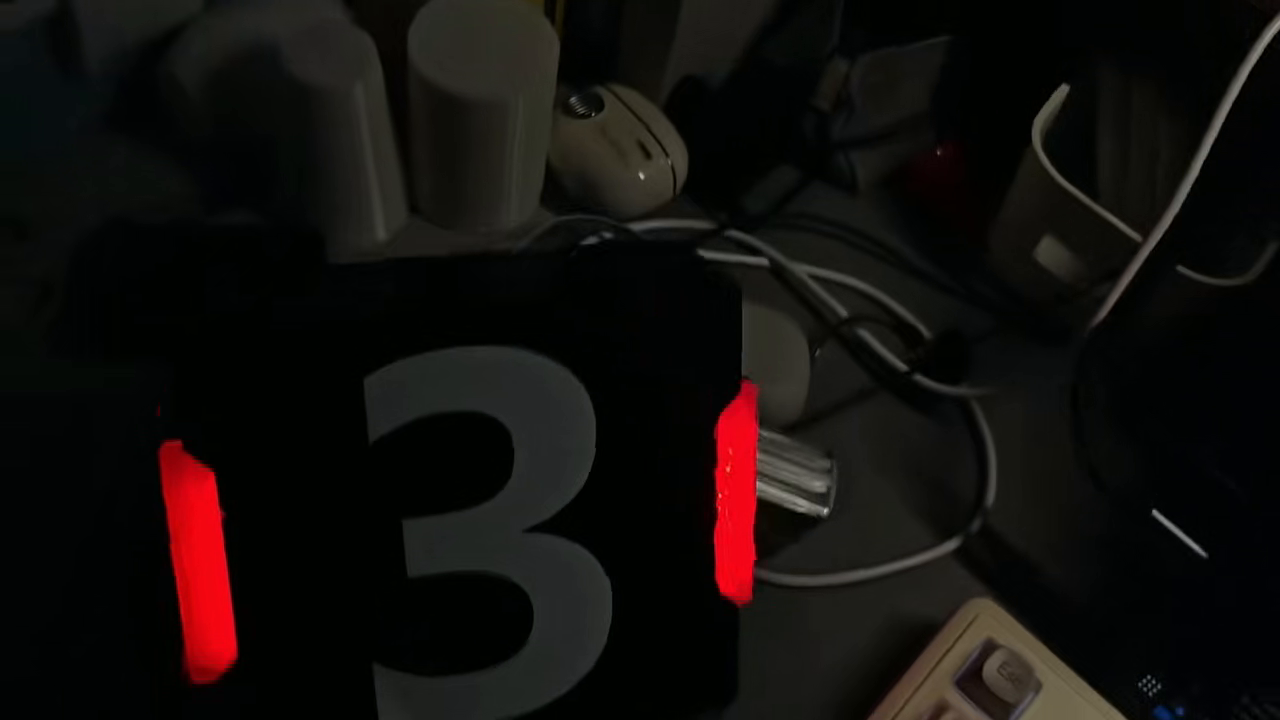
//> input picture frame 29 of 25机器人潘鑫润/培训3/detect_demo/test_clip.mp4, 1280 x 720 px
$ ./main   (built with g++ and OpenCV 4)
//> lines starting //> are read from the running program, lines starting //| are printed output that depends on the picture; after the words box and inside, x2 and y2 are one past the last pixel; in counts of white or black regions, pixels touching at a corner belong together
#include <opencv2/opencv.hpp>
#include <iostream>
#include <vector>
#include <string>
#include <algorithm>

using namespace std;
using namespace cv;

// ================= 函数声明 =================
Mat preProcessing(Mat img);
vector<RotatedRect> findLightBars(Mat red_mask);
void drawArmorBox(Mat& img, RotatedRect leftBar, RotatedRect rightBar);
float getDistance(RotatedRect a, RotatedRect b);

int main()
{
    // ================= 任务 2：读取视频并识别装甲板 =================
    string videoPath = "../test_clip.mp4";
    VideoCapture cap(videoPath);

    if (!cap.isOpened())
    {
        cout << "视频打开失败，请检查路径是否正确" << endl;
        return -1;
    }

    Mat img;
    while (true)
    {
        cap.read(img);
//> img is the input picture: 720 rows x 1280 cols, CV_8UC3; mean B, G, R 12.3, 14.5, 18.2
        if (img.empty()) break; // 视频读完退出

        Mat red_mask = preProcessing(img);
        vector<RotatedRect> lightBars = findLightBars(red_mask);

        // 两两配对寻找最合理的一对灯条
        if (lightBars.size() >= 2)
        {
            RotatedRect bestLeft, bestRight;
            float minDistance = 1e9;

            for (int i = 0; i < lightBars.size(); i++) {
                for (int j = i + 1; j < lightBars.size(); j++) {

                    RotatedRect leftBar = (lightBars[i].center.x < lightBars[j].center.x) ? lightBars[i] : lightBars[j];
                    RotatedRect rightBar = (lightBars[i].center.x < lightBars[j].center.x) ? lightBars[j] : lightBars[i];

                    float leftH = max(leftBar.size.width, leftBar.size.height);
                    float rightH = max(rightBar.size.width, rightBar.size.height);
                    float avgHeight = (leftH + rightH) / 2.0f;
                    float dist = getDistance(leftBar, rightBar);

                    if (dist > avgHeight * 5.0f) continue;
                    if (dist < avgHeight * 1.0f) continue;
                    if (abs(leftH - rightH) > avgHeight * 0.4f) continue;
                    if (abs(leftBar.center.y - rightBar.center.y) > avgHeight * 0.4f) continue;

                    float angleL = leftBar.angle;
                    if (angleL > 45.0f) angleL -= 90.0f;
                    else if (angleL < -45.0f) angleL += 90.0f;

                    float angleR = rightBar.angle;
                    if (angleR > 45.0f) angleR -= 90.0f;
                    else if (angleR < -45.0f) angleR += 90.0f;
                    if (abs(angleL - angleR) > 15.0f) continue;

                    float maxL = max(leftBar.size.width, leftBar.size.height);
                    float minL = min(leftBar.size.width, leftBar.size.height);
                    if (maxL / minL < 1.8f) continue;
                    float maxR = max(rightBar.size.width, rightBar.size.height);
                    float minR = min(rightBar.size.width, rightBar.size.height);
                    if (maxR / minR < 1.8f) continue;

                    if (dist < minDistance) {
                        minDistance = dist;
                        bestLeft = leftBar;
                        bestRight = rightBar;
                    }
                }
            }

            if (minDistance < 1e8) {
                drawArmorBox(img, bestLeft, bestRight);
            }
        }

        imshow("Detection", img);
        waitKey(30);
    }

    cap.release();
    destroyAllWindows();
    return 0;
}

// ================= 函数实现 =================

Mat preProcessing(Mat img)
{
    Mat imgHSV, mask1, mask2, red_mask, kernel;
    cvtColor(img, imgHSV, COLOR_BGR2HSV);
//> imgHSV: 720 rows x 1280 cols, CV_8UC3; mean H, S, V 61.3, 134.7, 19.8
    inRange(imgHSV, Scalar(0, 70, 70), Scalar(15, 255, 255), mask1);
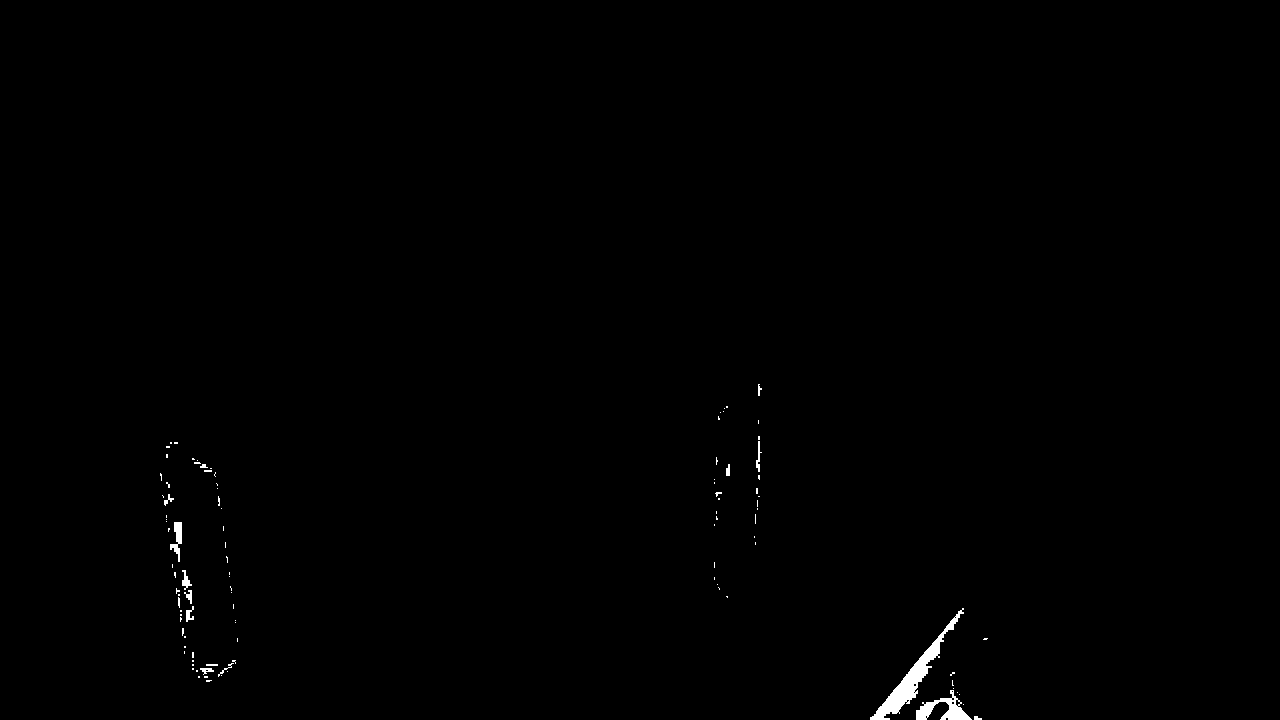
//> mask1: 720 rows x 1280 cols, CV_8UC1; 0.39% white; 105 white regions (90 under 20 px), largest, box (x1, y1, x2, y2) and area: (870, 608, 964, 720) 1633, (916, 690, 972, 720) 667, (170, 522, 182, 562) 232
    inRange(imgHSV, Scalar(165, 70, 70), Scalar(180, 255, 255), mask2);
//> mask2: 720 rows x 1280 cols, CV_8UC1; 2.1% white; 5 white regions (3 under 20 px), largest, box (x1, y1, x2, y2) and area: (159, 440, 238, 684) 11320, (714, 380, 760, 608) 8362
    bitwise_or(mask1, mask2, red_mask);
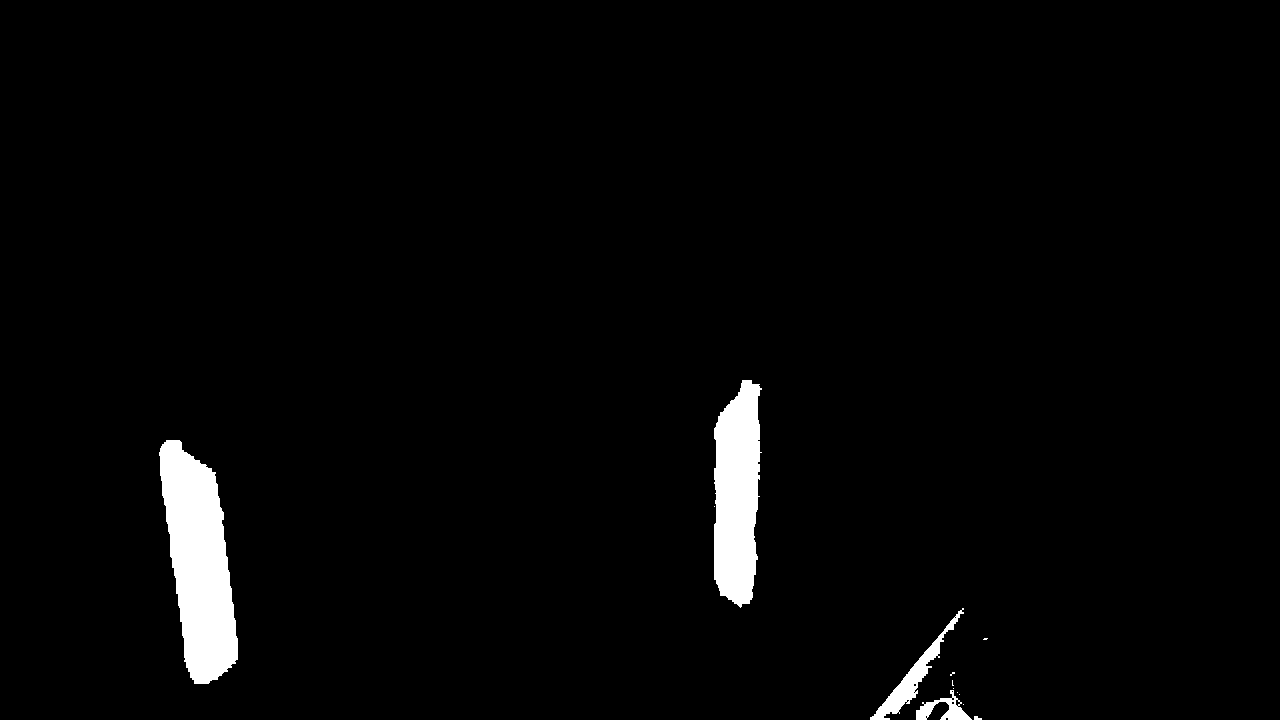
//> red_mask: 720 rows x 1280 cols, CV_8UC1; 2.5% white; 13 white regions (8 under 20 px), largest, box (x1, y1, x2, y2) and area: (159, 440, 238, 684) 12267, (714, 380, 762, 608) 8639, (870, 608, 964, 720) 1633, (916, 690, 972, 720) 667, (974, 716, 982, 720) 24
    kernel = getStructuringElement(MORPH_RECT, Size(3, 3));
    morphologyEx(red_mask, red_mask, MORPH_CLOSE, kernel);
//> red_mask: 720 rows x 1280 cols, CV_8UC1; 2.5% white; 9 white regions (5 under 20 px), largest, box (x1, y1, x2, y2) and area: (159, 440, 238, 684) 12275, (714, 380, 762, 608) 8655, (870, 608, 964, 720) 1684, (916, 680, 982, 720) 744
    morphologyEx(red_mask, red_mask, MORPH_OPEN, kernel);
//> red_mask: 720 rows x 1280 cols, CV_8UC1; 2.5% white; 7 white regions (1 under 20 px)
    return red_mask;
}

vector<RotatedRect> findLightBars(Mat red_mask)
{
    vector<vector<Point>> contours;
    vector<Vec4i> hierarchy;
    findContours(red_mask, contours, hierarchy, RETR_EXTERNAL, CHAIN_APPROX_SIMPLE);
//> contours = 7 contours, 2 with area under 20; largest, box (x1, y1, x2, y2) and area: (159, 440, 238, 684) 11993, (714, 380, 760, 607) 8390, (870, 610, 964, 720) 1517, (940, 696, 971, 720) 370, (916, 700, 939, 720) 225

    vector<RotatedRect> validBars;
    for (size_t i = 0; i < contours.size(); i++)
    {
        if (contourArea(contours[i]) < 20) continue;
        RotatedRect rect = minAreaRect(contours[i]);
        float max_len = max(rect.size.width, rect.size.height);
        float min_len = min(rect.size.width, rect.size.height);
        float aspect_ratio = max_len / min_len;
        if (aspect_ratio > 1.8 && aspect_ratio < 12.0) {
            validBars.push_back(rect);
        }
    }
//> this loop made 7 passes
//> (rect, max_len, min_len, aspect_ratio) on passes 2, 3, 5, 6, 7: (centre (925.4, 708.3), size (28.2, 13.4), angle -54.8, 28.21, 13.36, 2.11), (centre (955, 707.5), size (23, 30), angle -90, 30, 23, 1.3), (centre (923.2, 670), size (143.3, 21.8), angle -50.3, 143.3, 21.85, 6.56), (centre (199.9, 559.8), size (58.3, 246.4), angle -7.5, 246.4, 58.27, 4.23), (centre (736.5, 493), size (226, 45), angle -90, 226, 45, 5.02)
//> in main, `vector<RotatedRect> lightBars = findLightBars(red_mask);`: lightBars = 4 RotatedRects (x, y, width, height, angle): [925.4, 708.3, 28.21, 13.36, -54.78], [923.2, 670, 143.3, 21.85, -50.3], [199.9, 559.8, 58.27, 246.4, -7.47], [736.5, 493, 226, 45, -90]
//> the loop in main, `for (int i = 0; i < lightBars.size(); i++)` made 4 passes
//> (minDistance, bestRight) on passes 1 to 2: (1e+09, centre (0, 0), size (0, 0), angle 0), (1e+09, centre (0, 0), size (0, 0), angle 0)
//> after the loop in main, `for (int i = 0; i < lightBars.size(); i++)`: minDistance = 540.8
    return validBars;
}

float getDistance(RotatedRect a, RotatedRect b) {
    return norm(a.center - b.center);
}

// 核心画图：满足老师“两个细长小框 + 一个包住整体的大框 + 每个框的4个角点都标出”的要求
void drawArmorBox(Mat& img, RotatedRect leftBar, RotatedRect rightBar)
{
    Point2f leftPts[4], rightPts[4];
    leftBar.points(leftPts);
//> leftPts = 4 Points (x, y): [187, 685.8], [155, 441.4], [212.8, 433.9], [244.8, 678.2]
    rightBar.points(rightPts);
//> rightPts = 4 Points (x, y): [759, 606], [714, 606], [714, 380], [759, 380]

    // 1. 画小框 (黄色)
    for (int j = 0; j < 4; j++) {
        line(img, leftPts[j], leftPts[(j + 1) % 4], Scalar(0, 255, 255), 2);
        line(img, rightPts[j], rightPts[(j + 1) % 4], Scalar(0, 255, 255), 2);
    }
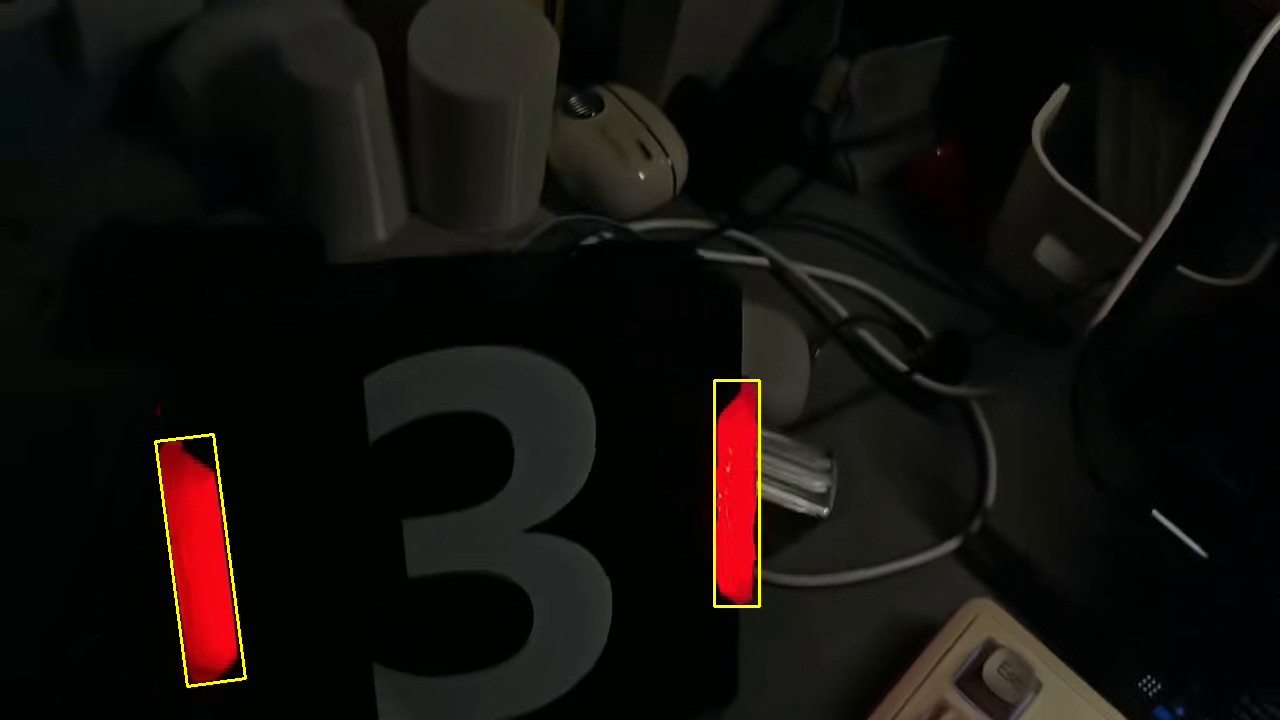
//> img: 720 rows x 1280 cols, CV_8UC3; 0.37% of pixels changed, all inside (x1, y1, x2, y2) = (154, 379, 761, 688)

    // 2. 在图像上显示灯条的四个角点 (每个灯条的4个点都画出来，黄色圆点)
    for(int j = 0; j < 4; j++) {
        circle(img, leftPts[j], 3, Scalar(0, 255, 255), -1);
        circle(img, rightPts[j], 3, Scalar(0, 255, 255), -1);
    }
//> img: 720 rows x 1280 cols, CV_8UC3; 104 pixels changed, all inside (x1, y1, x2, y2) = (152, 377, 763, 690)

    // 3. 计算“包住整体的大框”的四个角点
    // 寻找左灯条最靠左的上下两点（大框的外侧）
    sort(leftPts, leftPts + 4, [](Point2f a, Point2f b) { return a.x < b.x; });
//> leftPts = 4 Points (x, y): [155, 441.4], [187, 685.8], [212.8, 433.9], [244.8, 678.2]
    Point2f armorLT = leftPts[0].y < leftPts[1].y ? leftPts[0] : leftPts[1]; // 整体左上
//> armorLT = Point(155, 441.4)
    Point2f armorLB = leftPts[0].y > leftPts[1].y ? leftPts[0] : leftPts[1]; // 整体左下
//> armorLB = Point(187, 685.8)

    // 寻找右灯条最靠右的上下两点（大框的外侧）
    sort(rightPts, rightPts + 4, [](Point2f a, Point2f b) { return a.x > b.x; });
//> rightPts = 4 Points (x, y): [759, 606], [759, 380], [714, 606], [714, 380]
    Point2f armorRT = rightPts[0].y < rightPts[1].y ? rightPts[0] : rightPts[1]; // 整体右上
//> armorRT = Point(759, 380)
    Point2f armorRB = rightPts[0].y > rightPts[1].y ? rightPts[0] : rightPts[1]; // 整体右下
//> armorRB = Point(759, 606)

    // 4. 连接大框的四个角点，把整个装甲板框出来 (绿色)
    Scalar armorColor(0, 255, 0);
    line(img, armorLT, armorRT, armorColor, 1); // 上边
    line(img, armorRT, armorRB, armorColor, 1); // 右边
//> img: 720 rows x 1280 cols, CV_8UC3; mean B, G, R 12.3, 15.6, 19
    line(img, armorRB, armorLB, armorColor, 1); // 下边
    line(img, armorLB, armorLT, armorColor, 1); // 左边
//> img: 720 rows x 1280 cols, CV_8UC3; mean B, G, R 12.3, 15.7, 18.9

    // 5. 标出大框的4个角点 (黄色实心圆)
    circle(img, armorLT, 4, armorColor, -1);
//> img: 720 rows x 1280 cols, CV_8UC3; mean B, G, R 12.3, 15.7, 18.9
    circle(img, armorRT, 4, armorColor, -1);
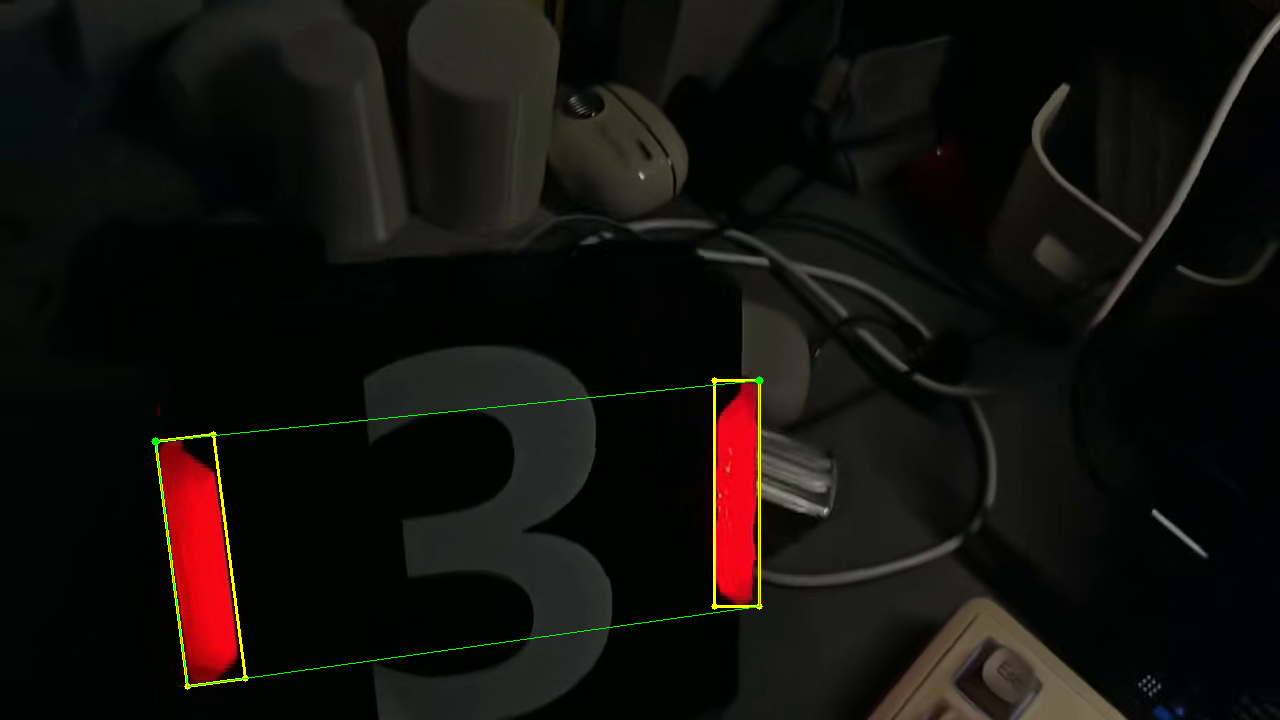
//> img: 720 rows x 1280 cols, CV_8UC3; mean B, G, R 12.3, 15.7, 18.9
    circle(img, armorRB, 4, armorColor, -1);
//> img: 720 rows x 1280 cols, CV_8UC3; 41 pixels changed, all inside (x1, y1, x2, y2) = (755, 603, 764, 611)
    circle(img, armorLB, 4, armorColor, -1);
//> img: 720 rows x 1280 cols, CV_8UC3; mean B, G, R 12.3, 15.7, 18.9

       // ================= 新增：添加 P1-P4 文字标记 =================
    // 设置文字参数：字体、缩放比例、颜色(绿色)、线宽
    int fontFace = FONT_HERSHEY_SIMPLEX;
    double fontScale = 0.5;
    int thickness = 1;

    // P1 标记 (左上角)：文字向右上偏移，避免遮挡圆点
    putText(img, "P1", Point(armorLT.x + 5, armorLT.y - 5), fontFace, fontScale, armorColor, thickness);
//> img: 720 rows x 1280 cols, CV_8UC3; mean B, G, R 12.3, 15.7, 18.9

    // P2 标记 (右上角)
    putText(img, "P2", Point(armorRT.x + 5, armorRT.y - 5), fontFace, fontScale, armorColor, thickness);
//> img: 720 rows x 1280 cols, CV_8UC3; mean B, G, R 12.3, 15.7, 18.9

    // P3 标记 (右下角)
    putText(img, "P3", Point(armorRB.x + 5, armorRB.y + 15), fontFace, fontScale, armorColor, thickness);
//> img: 720 rows x 1280 cols, CV_8UC3; mean B, G, R 12.3, 15.7, 18.9

    // P4 标记 (左下角)
    putText(img, "P4", Point(armorLB.x - 25, armorLB.y + 15), fontFace, fontScale, armorColor, thickness);
//> img: 720 rows x 1280 cols, CV_8UC3; mean B, G, R 12.3, 15.7, 18.9

}
